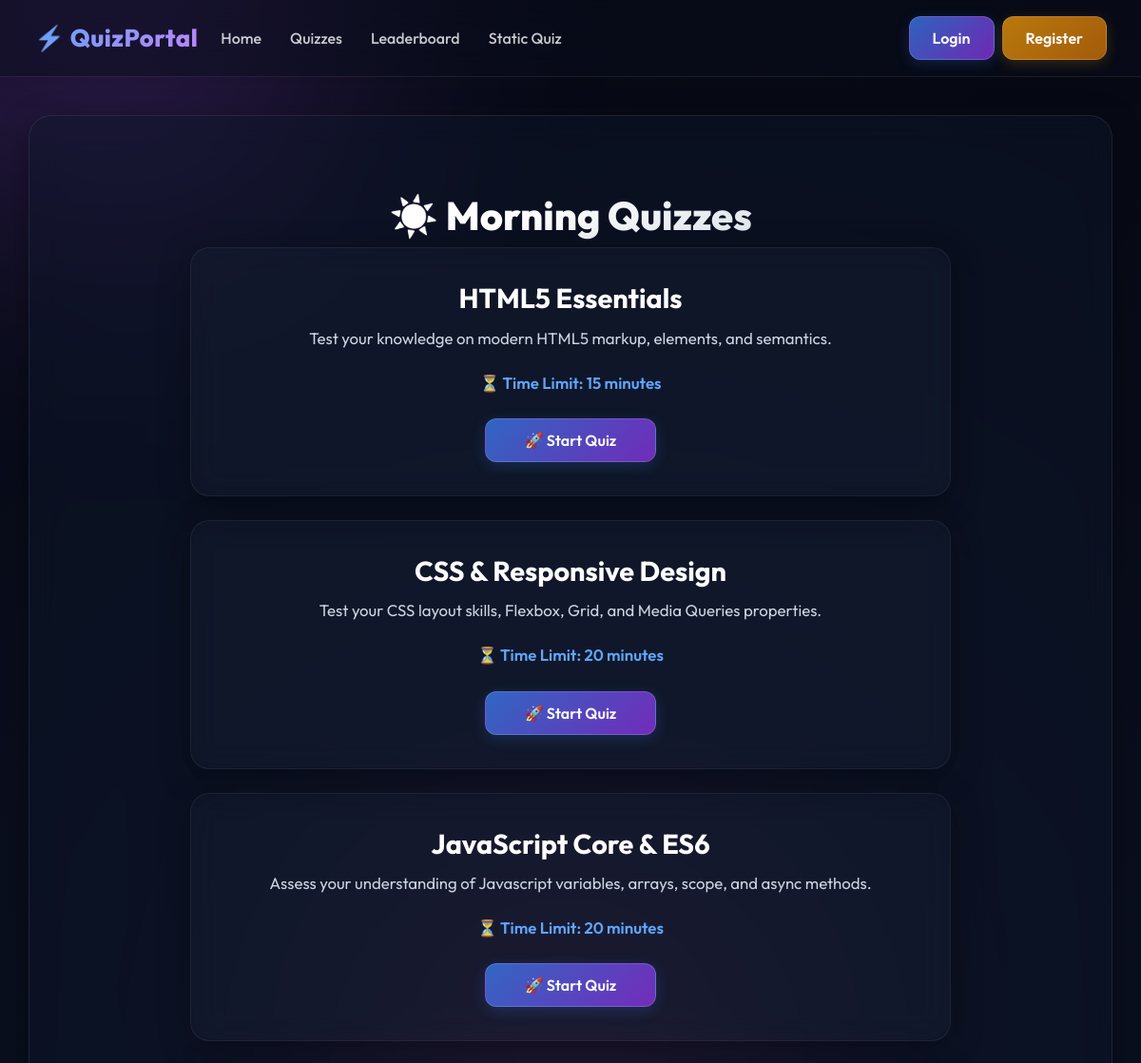
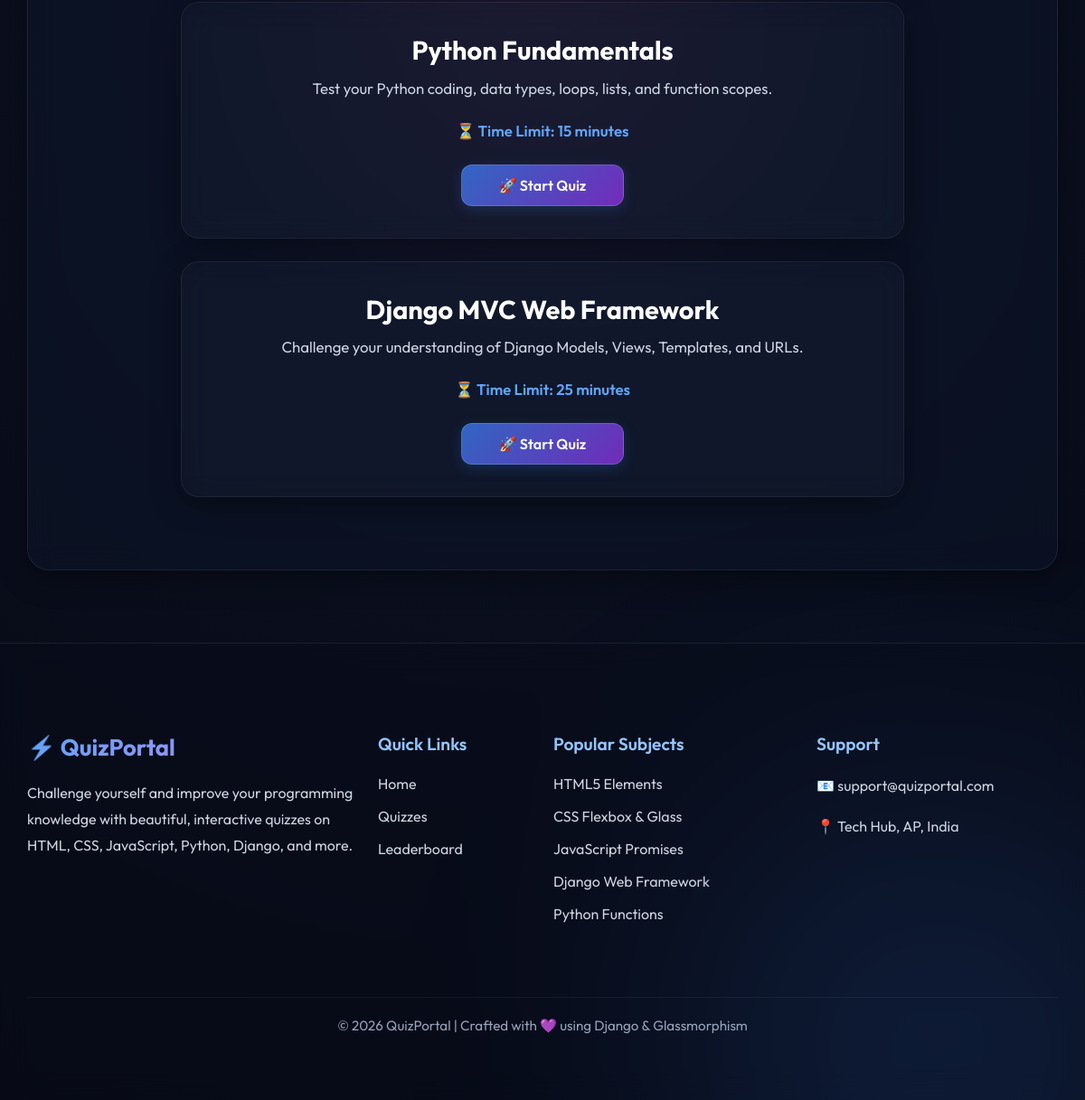
Page /list/ on the committed database (2 pictures, top to bottom).
### messages1/models.py (models this page shows, shortened)
class Quiz(models.Model):
    LEVEL_CHOICES = (
        ('Simple', 'Simple'),
        ('Medium', 'Medium'),
        ('Hard', 'Hard'),
    )
    title = models.CharField(
        max_length=200
    )
    description = models.TextField()
    category = models.CharField(
        max_length=100,
        default="General"
    )
    level = models.CharField(
        max_length=20,
        choices=LEVEL_CHOICES,
        default="Simple"
    )
    time_limit = models.IntegerField(
        default=20,
        help_text="Time in minutes"
    )

### messages1/views.py (the view)
# urls.py: path('list/', m_v.list, name='list'),
def list(request):
    quizzes = Quiz.objects.all()
    return render(request, "quiz/list.html", {'quizzes': quizzes})

### messages1/templates/quiz/list.html (shortened to what this page needs)
{% extends 'quiz/base.html' %}
{% block content %}
<div class="quiz-container">
    <h2 class="page-title" id="greetingTitle">
    </h2>
    {% for quiz in quizzes %}
    <div class="quiz-card">
        <h4 class="quiz-title">
            {{ quiz.title }}
        </h4>
        <p class="quiz-description">
            {{ quiz.description }}
        </p>
        <p class="quiz-time">
            ⏳ Time Limit: {{ quiz.time_limit }} minutes
        </p>
        <a href="/quiz/{{ quiz.id }}/" class="btn btn-primary btn-start">
            🚀 Start Quiz
        </a>
    </div>
    {% empty %}
    <div class="empty-message">
        No quizzes available right now 😔
    </div>
    {% endfor %}
</div>
{% endblock %}

### messages1/templates/quiz/base.html (shortened to what this page needs)
<!DOCTYPE html>
<html lang="en">
<head>
    <link href="https://cdn.jsdelivr.net/npm/bootstrap@5.3.0/dist/css/bootstrap.min.css" rel="stylesheet">
</head>
<body>
<div class="blob blob-1"></div>
<div class="blob blob-2"></div>
<div class="blob blob-3"></div>
<nav class="navbar navbar-expand-lg navbar-dark bg-dark">
    <div class="container-fluid">
        <a class="navbar-brand" href="/">
            ⚡ QuizPortal
        </a>
        <div class="collapse navbar-collapse" id="navbarContent">
            <ul class="navbar-nav me-auto mb-2 mb-lg-0">
                <li class="nav-item">
                    <a class="nav-link" href="/">Home</a>
                </li>
                <li class="nav-item">
                    <a class="nav-link" href="/quizess/">Quizzes</a>
                </li>
                <li class="nav-item">
                    <a class="nav-link" href="/leaderboard/">Leaderboard</a>
                </li>
                <li class="nav-item">
                    <a class="nav-link" href="/multiple_quizess/">Static Quiz</a>
                </li>
            </ul>
            <div class="d-flex gap-2">
                {% if user.is_authenticated %}
                    <span class="navbar-text me-2 d-none d-lg-inline-block text-secondary">
                        Welcome, <strong>{{ user.username }}</strong>!
                    </span>
                    <a href="/logout/" class="btn btn-danger">
                        Logout
                    </a>
                {% else %}
                    <a href="/login/" class="btn btn-primary">
                        Login
                    </a>
                    <a href="/register/" class="btn btn-warning">
                        Register
                    </a>
                {% endif %}
            </div>
        </div>
    </div>
</nav>
<div class="container">
    {% block content %}
    {% endblock %}
</div>
<footer class="footer-section">
    <div class="container container1">
        <div class="row">
            <div class="col-lg-4 col-md-6 mb-4">
                <h4 class="footer-title">
                    ⚡ QuizPortal
                </h4>
                <p class="footer-text">
                    Challenge yourself and improve your programming knowledge with beautiful, interactive quizzes on HTML, CSS, JavaScript, Python, Django, and more.
                </p>
            </div>
            <div class="col-lg-2 col-md-6 mb-4">
                <h5 class="footer-heading">
                    Quick Links
                </h5>
                <ul class="footer-links">
                    <li><a href="/">Home</a></li>
                    <li><a href="/quizess/">Quizzes</a></li>
                    <li><a href="/leaderboard/">Leaderboard</a></li>
                </ul>
            </div>
            <div class="col-lg-3 col-md-6 mb-4">
                <h5 class="footer-heading">
                    Popular Subjects
                </h5>
                <ul class="footer-links">
                    <li>HTML5 Elements</li>
                    <li>CSS Flexbox & Glass</li>
                    <li>JavaScript Promises</li>
                    <li>Django Web Framework</li>
                    <li>Python Functions</li>
                </ul>
            </div>
            <div class="col-lg-3 col-md-6 mb-4">
                <h5 class="footer-heading">
                    Support
                </h5>
                <p class="footer-text">📧 support@quizportal.com</p>
                <p class="footer-text">📍 Tech Hub, AP, India</p>
            </div>
        </div>
        <div class="footer-bottom">
            <p>
                © 2026 QuizPortal | Crafted with 💜 using Django & Glassmorphism
            </p>
        </div>
    </div>
</footer>
</body>
</html>

### messages1/templates/quiz/base.html (style rules this page uses)
:root { --glass-bg: rgba(255, 255, 255, 0.04); --glass-bg-hover: rgba(255, 255, 255, 0.08); --glass-card-bg: rgba(15, 23, 42, 0.45); --glass-border: rgba(255, 255, 255, 0.08); --glass-border-focus: rgba(255, 255, 255, 0.2); --glass-shadow: 0 8px 32px 0 rgba(0, 0, 0, 0.37); --glass-blur: blur(16px); --text-primary: #f8fafc; --text-secondary: #cbd5e1; --text-muted: #94a3b8; --accent-blue: #3b82f6; --accent-purple: #a855f7; --accent-pink: #ec4899; }
body { background: radial-gradient(circle at 50% 50%, #0d1326 0%, #060913 100%); font-family: 'Outfit', 'Inter', sans-serif; color: var(--text-primary); min-height: 100vh; position: relative; overflow-x: hidden; margin: 0; padding: 0; }
.blob { position: fixed; border-radius: 50%; filter: blur(140px); z-index: -1; opacity: 0.35; pointer-events: none; animation: floatBlob 25s infinite alternate ease-in-out; }
.blob-1 { width: 450px; height: 450px; background: var(--accent-purple); top: -10%; left: -10%; }
.blob-2 { width: 550px; height: 550px; background: var(--accent-blue); bottom: -10%; right: -10%; animation-delay: -5s; }
.blob-3 { width: 350px; height: 350px; background: var(--accent-pink); top: 40%; left: 35%; animation-delay: -10s; }
.navbar { background: rgba(8, 12, 26, 0.5) !important; backdrop-filter: var(--glass-blur); -webkit-backdrop-filter: var(--glass-blur); border-bottom: 1px solid var(--glass-border); box-shadow: 0 4px 30px rgba(0,0,0,0.15); padding: 16px 24px; transition: all 0.3s ease; }
.navbar-brand { font-size: 1.6rem; font-weight: 800; letter-spacing: 0.5px; background: linear-gradient(135deg, #60a5fa, #c084fc); -webkit-background-clip: text; -webkit-text-fill-color: transparent; display: flex; align-items: center; gap: 8px; }
.navbar-nav .nav-link { color: rgba(248, 250, 252, 0.8) !important; font-weight: 500; margin-right: 14px; font-size: 1rem; transition: all 0.3s ease; position: relative; }
.navbar-nav .nav-link::after { content: ''; position: absolute; width: 0; height: 2px; bottom: 0; left: 8px; background: linear-gradient(to right, #60a5fa, #c084fc); transition: width 0.3s ease; }
.container { background: var(--glass-card-bg); backdrop-filter: var(--glass-blur); -webkit-backdrop-filter: var(--glass-blur); border: 1px solid var(--glass-border); box-shadow: var(--glass-shadow); padding: 40px; border-radius: 24px; margin-top: 40px; margin-bottom: 40px; color: var(--text-primary); animation: fadeIn 0.8s cubic-bezier(0.16, 1, 0.3, 1); }
.btn-primary { background: linear-gradient(135deg, rgba(59, 130, 246, 0.75), rgba(147, 51, 234, 0.75)); border: 1px solid rgba(255, 255, 255, 0.15); color: var(--text-primary); border-radius: 12px; padding: 10px 24px; font-weight: 600; transition: all 0.3s cubic-bezier(0.16, 1, 0.3, 1); box-shadow: 0 4px 15px rgba(59, 130, 246, 0.2); }
.btn-warning { background: linear-gradient(135deg, rgba(245, 158, 11, 0.75), rgba(217, 119, 6, 0.75)); border: 1px solid rgba(255, 255, 255, 0.15); color: #ffffff; border-radius: 12px; padding: 10px 24px; font-weight: 600; transition: all 0.3s cubic-bezier(0.16, 1, 0.3, 1); box-shadow: 0 4px 15px rgba(245, 158, 11, 0.2); }
.footer-section { background: rgba(8, 12, 26, 0.5) !important; backdrop-filter: var(--glass-blur); -webkit-backdrop-filter: var(--glass-blur); border-top: 1px solid var(--glass-border); padding: 60px 0 30px; margin-top: 80px; color: var(--text-secondary); }
.container1 { background: transparent !important; box-shadow: none !important; border: none !important; padding: 0 !important; backdrop-filter: none !important; }
.footer-title { font-size: 1.6rem; font-weight: 700; margin-bottom: 20px; background: linear-gradient(135deg, #60a5fa, #c084fc); -webkit-background-clip: text; -webkit-text-fill-color: transparent; }
.footer-heading { font-size: 1.2rem; margin-bottom: 20px; color: #93c5fd; font-weight: 600; }
.footer-text { color: var(--text-secondary); line-height: 1.8; }
.footer-links { list-style: none; padding: 0; }
.footer-links li { margin-bottom: 12px; color: var(--text-secondary); transition: all 0.3s ease; }
.footer-links a { text-decoration: none; color: var(--text-secondary); transition: all 0.3s ease; }
.footer-bottom { text-align: center; color: var(--text-muted); font-size: 0.95rem; margin-top: 40px; border-top: 1px solid rgba(255, 255, 255, 0.05); padding-top: 20px; }

### rows in the picture
Quiz: title "HTML5 Essentials", description "Test your knowledge on modern HTML5 markup, elements, and semantics.", time_limit "15"
Quiz: title "CSS & Responsive Design", description "Test your CSS layout skills, Flexbox, Grid, and Media Queries properties.", time_limit "20"
Quiz: title "JavaScript Core & ES6", description "Assess your understanding of Javascript variables, arrays, scope, and async methods.", time_limit "20"
Quiz: title "Python Fundamentals", description "Test your Python coding, data types, loops, lists, and function scopes.", time_limit "15"
Quiz: title "Django MVC Web Framework", description "Challenge your understanding of Django Models, Views, Templates, and URLs.", time_limit "25"
